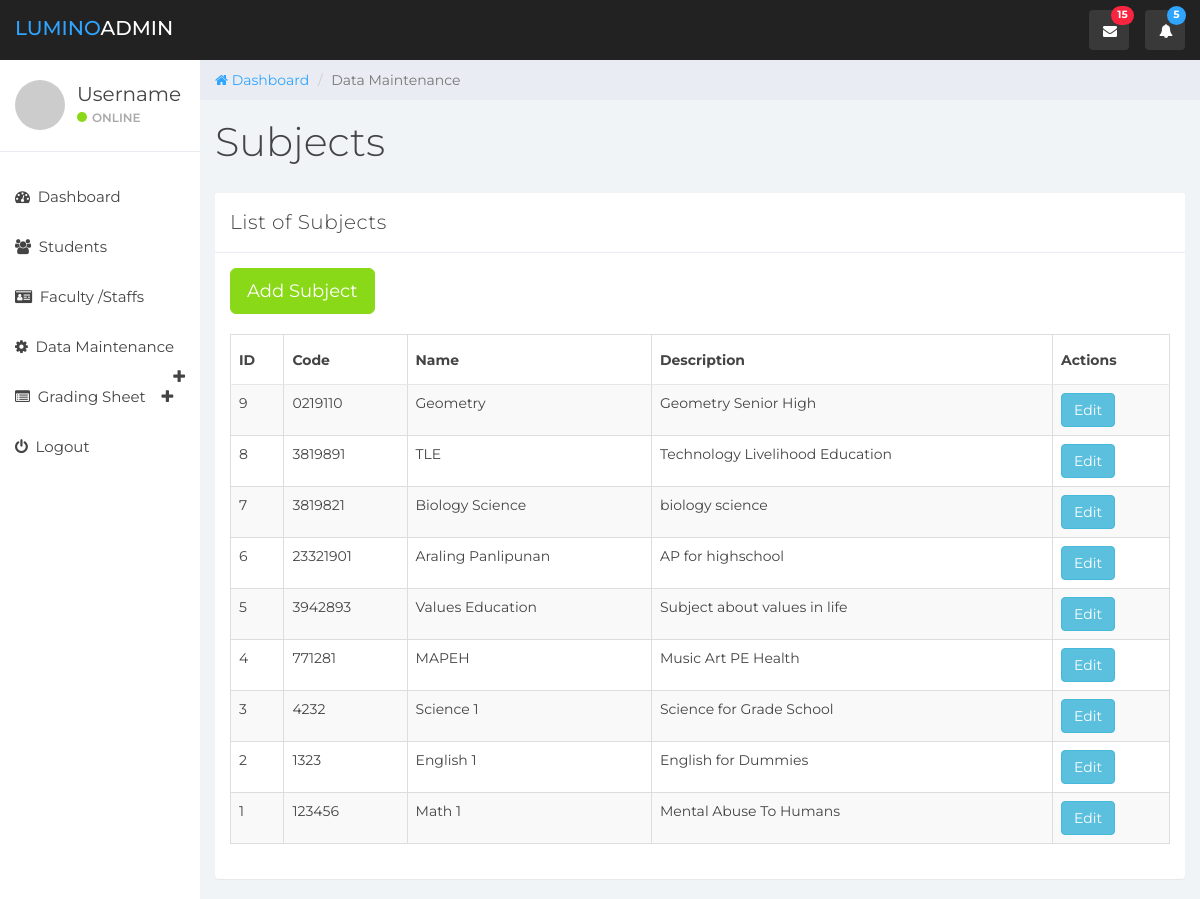
Before: /index.php/subject with the older database file.
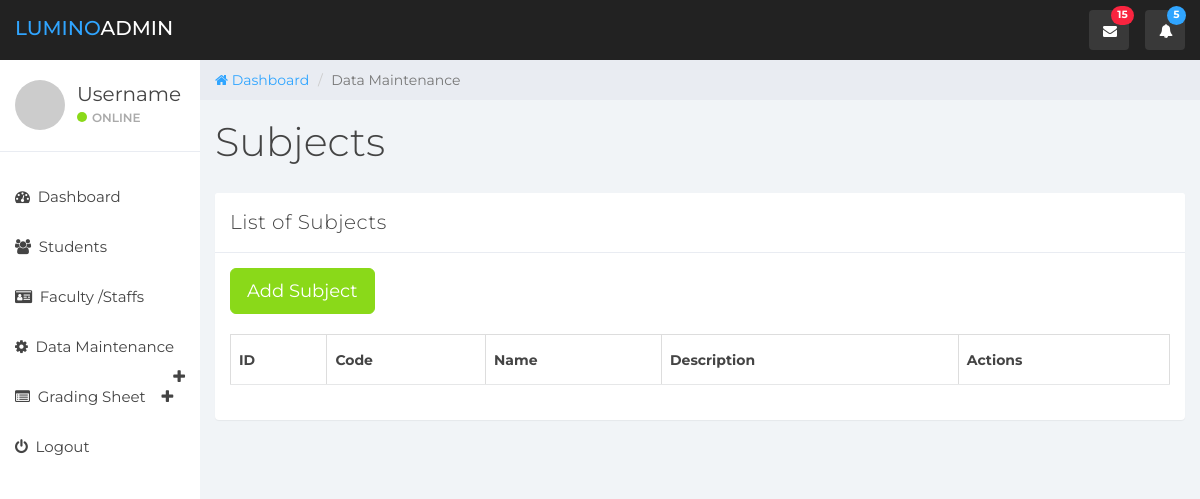
After: the same page with the newer database file.
### tables this page shows
CREATE TABLE `subjects` (
  `id` int(11) NOT NULL,
  `code` varchar(100) NOT NULL,
  `name` varchar(100) NOT NULL,
  `description` varchar(100) NOT NULL
);

### application/views/layouts/main.php (called while the page is built, shortened)
<?php
$this->load->view('parts/header');
$this->load->view($_view);
?>

### application/controllers/Subject.php (called while the page is built, shortened)
<?php
class Subject extends CI_Controller{
    function __construct()
    {
        $this->load->model('Subject_model');
    }
    function index()
    {
        $data['subjects'] = $this->Subject_model->get_all_subjects();
        $data['page_title'] = 'Subjects';
        $data['_view'] = 'subject/index';
        $this->load->view('layouts/main',$data);
    }
}

### index.php (called while the page is built, shortened)
<?php
require_once BASEPATH.'core/CodeIgniter.php';

### application/models/Subject_model.php (called while the page is built, shortened)
<?php
class Subject_model extends CI_Model
{
    function get_all_subjects()
    {
        $this->db->order_by('id', 'desc');
        return $this->db->get('subjects')->result_array();
    }
}

### application/views/subject/index.php (the view, shortened to what this page needs)
<div class="col-sm-9 col-sm-offset-3 col-lg-10 col-lg-offset-2 main">
		<div class="row">
			<ol class="breadcrumb">
				<li><a href="#">
					<em class="fa fa-home"></em> Dashboard
				</a></li>
				<li class="active">Data Maintenance</li>
			</ol>
		</div>
		<div class="row">
			<div class="col-lg-12">
				<h1 class="page-header">Subjects</h1>
			</div>
		</div>
		<div class="row">
			<div class="col-lg-12">
				<div class="panel panel-default">
					<div class="panel-heading">List of Subjects</div>
					<div class="panel-body">
						<div class="table-responsive">
							<div>
								<a href="<?php echo site_url('subject/add'); ?>" class="btn btn-success btn-lg">Add Subject</a>
							</div>
							<br>
								<table class="table table-striped table-bordered table-subject-list">
									<thead>
									    <tr>
											<th>ID</th>
											<th>Code</th>
											<th>Name</th>
											<th>Description</th>
											<th>Actions</th>
									    </tr>
									</thead>
									<tbody>
										<?php foreach($subjects as $s){ ?>
									    <tr>
											<td><?php echo $s['id']; ?></td>
											<td><?php echo $s['code']; ?></td>
											<td><?php echo $s['name']; ?></td>
											<td><?php echo $s['description']; ?></td>
											<td>
									            <a href="<?php echo site_url('subject/edit/'.$s['id']); ?>" class="btn btn-info btn-md">Edit</a>
									        </td>
									    </tr>
										<?php } ?>
										</tbody>
									</table>
							</div>
						</div>
					</div>
				</div>
			</div>
	</div>

Changed rows visible on the page:
removed subjects: id "9", code "0219110", name "Geometry", description "Geometry Senior High"
removed subjects: id "8", code "3819891", name "TLE", description "Technology Livelihood Education"
removed subjects: id "7", code "3819821", name "Biology Science", description "biology science"
removed subjects: id "6", code "23321901", name "Araling Panlipunan", description "AP for highschool"
removed subjects: id "5", code "3942893", name "Values Education", description "Subject about values in life"
removed subjects: id "4", code "771281", name "MAPEH", description "Music Art PE Health"
removed subjects: id "3", code "4232", name "Science 1", description "Science for Grade School"
removed subjects: id "2", code "1323", name "English 1", description "English for Dummies"
removed subjects: id "1", code "123456", name "Math 1", description "Mental Abuse To Humans"
